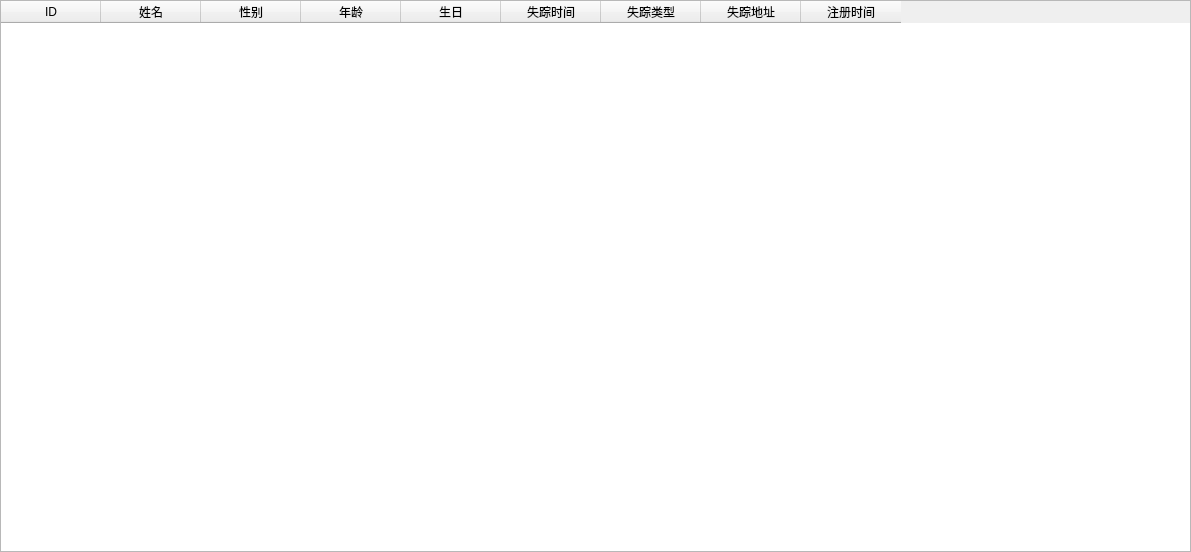
<?xml version="1.0" encoding="UTF-8"?>
<ui version="4.0">
 <class>Widget</class>
 <widget class="QWidget" name="Widget">
  <property name="geometry">
   <rect>
    <x>0</x>
    <y>0</y>
    <width>1191</width>
    <height>552</height>
   </rect>
  </property>
  <property name="windowTitle">
   <string>SQL数据库查看</string>
  </property>
  <layout class="QHBoxLayout" name="horizontalLayout">
   <property name="leftMargin">
    <number>0</number>
   </property>
   <property name="topMargin">
    <number>0</number>
   </property>
   <property name="rightMargin">
    <number>0</number>
   </property>
   <property name="bottomMargin">
    <number>0</number>
   </property>
   <item>
    <widget class="QTableWidget" name="tableWidget">
     <property name="enabled">
      <bool>true</bool>
     </property>
     <property name="toolTip">
      <string>成绩列表</string>
     </property>
     <property name="styleSheet">
      <string notr="true">tableWidget{
	text-align: center
}</string>
     </property>
     <property name="showGrid">
      <bool>true</bool>
     </property>
     <property name="sortingEnabled">
      <bool>false</bool>
     </property>
     <column>
      <property name="text">
       <string>ID</string>
      </property>
     </column>
     <column>
      <property name="text">
       <string>姓名</string>
      </property>
     </column>
     <column>
      <property name="text">
       <string>性别</string>
      </property>
     </column>
     <column>
      <property name="text">
       <string>年龄</string>
      </property>
     </column>
     <column>
      <property name="text">
       <string>生日</string>
      </property>
     </column>
     <column>
      <property name="text">
       <string>失踪时间</string>
      </property>
     </column>
     <column>
      <property name="text">
       <string>失踪类型</string>
      </property>
     </column>
     <column>
      <property name="text">
       <string>失踪地址</string>
      </property>
     </column>
     <column>
      <property name="text">
       <string>注册时间</string>
      </property>
     </column>
    </widget>
   </item>
  </layout>
 </widget>
 <resources/>
 <connections/>
</ui>
